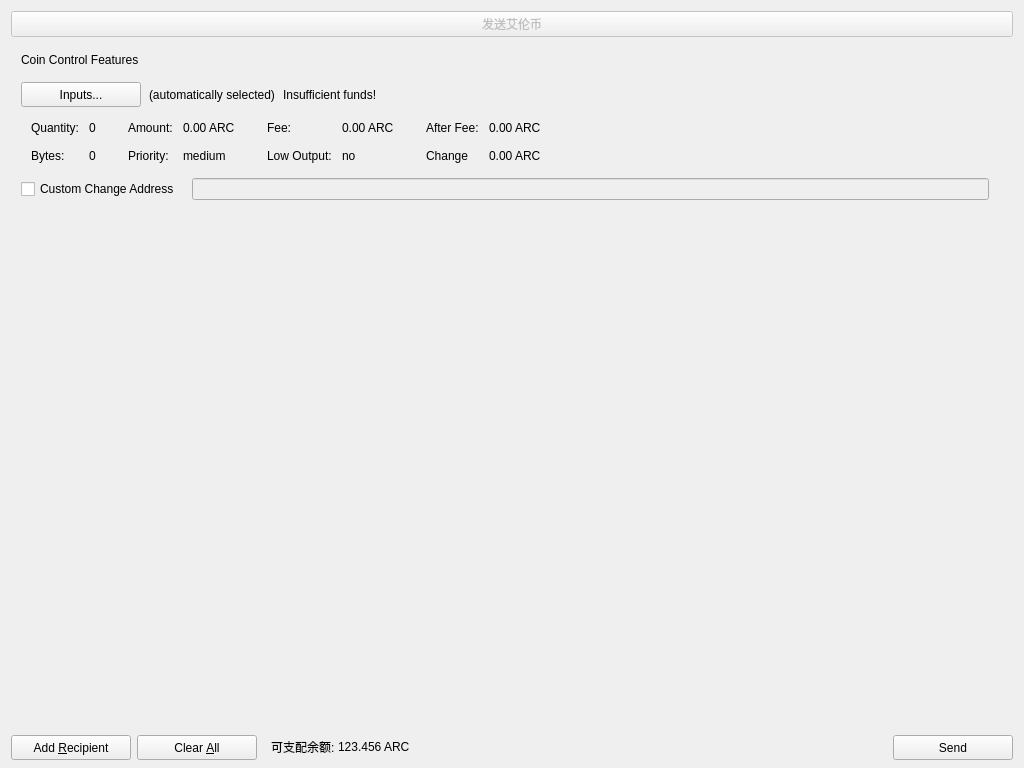
<?xml version="1.0" encoding="UTF-8"?>
<ui version="4.0">
 <class>SendCoinsDialog</class>
 <widget class="QDialog" name="SendCoinsDialog">
  <property name="geometry">
   <rect>
    <x>0</x>
    <y>0</y>
    <width>1024</width>
    <height>768</height>
   </rect>
  </property>
  <property name="windowTitle">
   <string>Send Coins</string>
  </property>
  <layout class="QVBoxLayout" name="verticalLayout" stretch="0,0,1,0">
   <property name="bottomMargin">
    <number>8</number>
   </property>
   <item>
    <layout class="QHBoxLayout" name="horizontalLayout_3">
     <item>
      <widget class="QPushButton" name="btnarroncoin">
       <property name="enabled">
        <bool>false</bool>
       </property>
       <property name="text">
        <string>发送艾伦币</string>
       </property>
      </widget>
     </item>
    </layout>
   </item>
   <item>
    <widget class="QFrame" name="frameCoinControl">
     <property name="sizePolicy">
      <sizepolicy hsizetype="Expanding" vsizetype="Expanding">
       <horstretch>0</horstretch>
       <verstretch>0</verstretch>
      </sizepolicy>
     </property>
     <property name="maximumSize">
      <size>
       <width>16777215</width>
       <height>16777215</height>
      </size>
     </property>
     <property name="frameShape">
      <enum>QFrame::NoFrame</enum>
     </property>
     <property name="frameShadow">
      <enum>QFrame::Sunken</enum>
     </property>
     <layout class="QVBoxLayout" name="verticalLayoutCoinControl2">
      <property name="spacing">
       <number>6</number>
      </property>
      <property name="leftMargin">
       <number>0</number>
      </property>
      <property name="topMargin">
       <number>0</number>
      </property>
      <property name="rightMargin">
       <number>0</number>
      </property>
      <property name="bottomMargin">
       <number>6</number>
      </property>
      <item>
       <layout class="QVBoxLayout" name="verticalLayoutCoinControl" stretch="0,0,0,0,1">
        <property name="spacing">
         <number>0</number>
        </property>
        <property name="leftMargin">
         <number>10</number>
        </property>
        <property name="topMargin">
         <number>10</number>
        </property>
        <item>
         <layout class="QHBoxLayout" name="horizontalLayoutCoinControl1">
          <property name="bottomMargin">
           <number>15</number>
          </property>
          <item>
           <widget class="QLabel" name="labelCoinControlFeatures">
            <property name="sizePolicy">
             <sizepolicy hsizetype="Preferred" vsizetype="Maximum">
              <horstretch>0</horstretch>
              <verstretch>0</verstretch>
             </sizepolicy>
            </property>
            <property name="text">
             <string>Coin Control Features</string>
            </property>
           </widget>
          </item>
         </layout>
        </item>
        <item>
         <layout class="QHBoxLayout" name="horizontalLayoutCoinControl2" stretch="0,0,0,0">
          <property name="spacing">
           <number>8</number>
          </property>
          <property name="bottomMargin">
           <number>10</number>
          </property>
          <item>
           <widget class="QPushButton" name="pushButtonCoinControl">
            <property name="minimumSize">
             <size>
              <width>120</width>
              <height>25</height>
             </size>
            </property>
            <property name="text">
             <string>Inputs...</string>
            </property>
           </widget>
          </item>
          <item>
           <widget class="QLabel" name="labelCoinControlAutomaticallySelected">
            <property name="text">
             <string>(automatically selected)</string>
            </property>
            <property name="margin">
             <number>5</number>
            </property>
           </widget>
          </item>
          <item>
           <widget class="QLabel" name="labelCoinControlInsuffFunds">
            <property name="text">
             <string>Insufficient funds!</string>
            </property>
            <property name="margin">
             <number>5</number>
            </property>
           </widget>
          </item>
          <item>
           <spacer name="horizontalSpacerCoinControl">
            <property name="orientation">
             <enum>Qt::Horizontal</enum>
            </property>
            <property name="sizeHint" stdset="0">
             <size>
              <width>40</width>
              <height>1</height>
             </size>
            </property>
           </spacer>
          </item>
         </layout>
        </item>
        <item>
         <widget class="QWidget" name="widgetCoinControl" native="true">
          <property name="sizePolicy">
           <sizepolicy hsizetype="Preferred" vsizetype="Preferred">
            <horstretch>0</horstretch>
            <verstretch>0</verstretch>
           </sizepolicy>
          </property>
          <property name="minimumSize">
           <size>
            <width>0</width>
            <height>0</height>
           </size>
          </property>
          <layout class="QHBoxLayout" name="horizontalLayoutCoinControl5">
           <property name="margin">
            <number>0</number>
           </property>
           <item>
            <layout class="QHBoxLayout" name="horizontalLayoutCoinControl3" stretch="0,0,0,1">
             <property name="spacing">
              <number>20</number>
             </property>
             <property name="topMargin">
              <number>0</number>
             </property>
             <property name="bottomMargin">
              <number>10</number>
             </property>
             <item>
              <layout class="QFormLayout" name="formLayoutCoinControl1">
               <property name="horizontalSpacing">
                <number>10</number>
               </property>
               <property name="verticalSpacing">
                <number>14</number>
               </property>
               <property name="leftMargin">
                <number>10</number>
               </property>
               <property name="topMargin">
                <number>4</number>
               </property>
               <property name="rightMargin">
                <number>6</number>
               </property>
               <item row="0" column="0">
                <widget class="QLabel" name="labelCoinControlQuantityText">
                 <property name="text">
                  <string>Quantity:</string>
                 </property>
                 <property name="margin">
                  <number>0</number>
                 </property>
                </widget>
               </item>
               <item row="0" column="1">
                <widget class="QLabel" name="labelCoinControlQuantity">
                 <property name="cursor">
                  <cursorShape>IBeamCursor</cursorShape>
                 </property>
                 <property name="contextMenuPolicy">
                  <enum>Qt::ActionsContextMenu</enum>
                 </property>
                 <property name="text">
                  <string>0</string>
                 </property>
                 <property name="margin">
                  <number>0</number>
                 </property>
                 <property name="textInteractionFlags">
                  <set>Qt::LinksAccessibleByMouse|Qt::TextSelectableByKeyboard|Qt::TextSelectableByMouse</set>
                 </property>
                </widget>
               </item>
               <item row="1" column="0">
                <widget class="QLabel" name="labelCoinControlBytesText">
                 <property name="text">
                  <string>Bytes:</string>
                 </property>
                </widget>
               </item>
               <item row="1" column="1">
                <widget class="QLabel" name="labelCoinControlBytes">
                 <property name="cursor">
                  <cursorShape>IBeamCursor</cursorShape>
                 </property>
                 <property name="contextMenuPolicy">
                  <enum>Qt::ActionsContextMenu</enum>
                 </property>
                 <property name="text">
                  <string>0</string>
                 </property>
                 <property name="textInteractionFlags">
                  <set>Qt::LinksAccessibleByMouse|Qt::TextSelectableByKeyboard|Qt::TextSelectableByMouse</set>
                 </property>
                </widget>
               </item>
              </layout>
             </item>
             <item>
              <layout class="QFormLayout" name="formLayoutCoinControl2">
               <property name="horizontalSpacing">
                <number>10</number>
               </property>
               <property name="verticalSpacing">
                <number>14</number>
               </property>
               <property name="leftMargin">
                <number>6</number>
               </property>
               <property name="topMargin">
                <number>4</number>
               </property>
               <property name="rightMargin">
                <number>6</number>
               </property>
               <item row="0" column="0">
                <widget class="QLabel" name="labelCoinControlAmountText">
                 <property name="text">
                  <string>Amount:</string>
                 </property>
                 <property name="margin">
                  <number>0</number>
                 </property>
                </widget>
               </item>
               <item row="0" column="1">
                <widget class="QLabel" name="labelCoinControlAmount">
                 <property name="cursor">
                  <cursorShape>IBeamCursor</cursorShape>
                 </property>
                 <property name="contextMenuPolicy">
                  <enum>Qt::ActionsContextMenu</enum>
                 </property>
                 <property name="text">
                  <string>0.00 ARC</string>
                 </property>
                 <property name="textInteractionFlags">
                  <set>Qt::LinksAccessibleByMouse|Qt::TextSelectableByKeyboard|Qt::TextSelectableByMouse</set>
                 </property>
                </widget>
               </item>
               <item row="1" column="0">
                <widget class="QLabel" name="labelCoinControlPriorityText">
                 <property name="text">
                  <string>Priority:</string>
                 </property>
                </widget>
               </item>
               <item row="1" column="1">
                <widget class="QLabel" name="labelCoinControlPriority">
                 <property name="cursor">
                  <cursorShape>IBeamCursor</cursorShape>
                 </property>
                 <property name="contextMenuPolicy">
                  <enum>Qt::ActionsContextMenu</enum>
                 </property>
                 <property name="text">
                  <string>medium</string>
                 </property>
                 <property name="textInteractionFlags">
                  <set>Qt::LinksAccessibleByMouse|Qt::TextSelectableByKeyboard|Qt::TextSelectableByMouse</set>
                 </property>
                </widget>
               </item>
              </layout>
             </item>
             <item>
              <layout class="QFormLayout" name="formLayoutCoinControl3">
               <property name="horizontalSpacing">
                <number>10</number>
               </property>
               <property name="verticalSpacing">
                <number>14</number>
               </property>
               <property name="leftMargin">
                <number>6</number>
               </property>
               <property name="topMargin">
                <number>4</number>
               </property>
               <property name="rightMargin">
                <number>6</number>
               </property>
               <item row="0" column="0">
                <widget class="QLabel" name="labelCoinControlFeeText">
                 <property name="text">
                  <string>Fee:</string>
                 </property>
                 <property name="margin">
                  <number>0</number>
                 </property>
                </widget>
               </item>
               <item row="0" column="1">
                <widget class="QLabel" name="labelCoinControlFee">
                 <property name="cursor">
                  <cursorShape>IBeamCursor</cursorShape>
                 </property>
                 <property name="contextMenuPolicy">
                  <enum>Qt::ActionsContextMenu</enum>
                 </property>
                 <property name="text">
                  <string>0.00 ARC</string>
                 </property>
                 <property name="textInteractionFlags">
                  <set>Qt::LinksAccessibleByMouse|Qt::TextSelectableByKeyboard|Qt::TextSelectableByMouse</set>
                 </property>
                </widget>
               </item>
               <item row="1" column="0">
                <widget class="QLabel" name="labelCoinControlLowOutputText">
                 <property name="text">
                  <string>Low Output:</string>
                 </property>
                </widget>
               </item>
               <item row="1" column="1">
                <widget class="QLabel" name="labelCoinControlLowOutput">
                 <property name="cursor">
                  <cursorShape>IBeamCursor</cursorShape>
                 </property>
                 <property name="contextMenuPolicy">
                  <enum>Qt::ActionsContextMenu</enum>
                 </property>
                 <property name="text">
                  <string>no</string>
                 </property>
                 <property name="textInteractionFlags">
                  <set>Qt::LinksAccessibleByMouse|Qt::TextSelectableByKeyboard|Qt::TextSelectableByMouse</set>
                 </property>
                </widget>
               </item>
              </layout>
             </item>
             <item>
              <layout class="QFormLayout" name="formLayoutCoinControl4">
               <property name="horizontalSpacing">
                <number>10</number>
               </property>
               <property name="verticalSpacing">
                <number>14</number>
               </property>
               <property name="leftMargin">
                <number>6</number>
               </property>
               <property name="topMargin">
                <number>4</number>
               </property>
               <property name="rightMargin">
                <number>6</number>
               </property>
               <item row="0" column="0">
                <widget class="QLabel" name="labelCoinControlAfterFeeText">
                 <property name="text">
                  <string>After Fee:</string>
                 </property>
                 <property name="margin">
                  <number>0</number>
                 </property>
                </widget>
               </item>
               <item row="0" column="1">
                <widget class="QLabel" name="labelCoinControlAfterFee">
                 <property name="cursor">
                  <cursorShape>IBeamCursor</cursorShape>
                 </property>
                 <property name="contextMenuPolicy">
                  <enum>Qt::ActionsContextMenu</enum>
                 </property>
                 <property name="text">
                  <string>0.00 ARC</string>
                 </property>
                 <property name="textInteractionFlags">
                  <set>Qt::LinksAccessibleByMouse|Qt::TextSelectableByKeyboard|Qt::TextSelectableByMouse</set>
                 </property>
                </widget>
               </item>
               <item row="1" column="0">
                <widget class="QLabel" name="labelCoinControlChangeText">
                 <property name="text">
                  <string>Change</string>
                 </property>
                </widget>
               </item>
               <item row="1" column="1">
                <widget class="QLabel" name="labelCoinControlChange">
                 <property name="cursor">
                  <cursorShape>IBeamCursor</cursorShape>
                 </property>
                 <property name="contextMenuPolicy">
                  <enum>Qt::ActionsContextMenu</enum>
                 </property>
                 <property name="text">
                  <string>0.00 ARC</string>
                 </property>
                 <property name="textInteractionFlags">
                  <set>Qt::LinksAccessibleByMouse|Qt::TextSelectableByKeyboard|Qt::TextSelectableByMouse</set>
                 </property>
                </widget>
               </item>
              </layout>
             </item>
            </layout>
           </item>
          </layout>
         </widget>
        </item>
        <item>
         <layout class="QHBoxLayout" name="horizontalLayoutCoinControl4" stretch="0,0,0">
          <property name="spacing">
           <number>12</number>
          </property>
          <property name="sizeConstraint">
           <enum>QLayout::SetDefaultConstraint</enum>
          </property>
          <property name="topMargin">
           <number>5</number>
          </property>
          <property name="rightMargin">
           <number>5</number>
          </property>
          <item>
           <widget class="QCheckBox" name="checkBoxCoinControlChange">
            <property name="text">
             <string>Custom Change Address</string>
            </property>
           </widget>
          </item>
          <item>
           <widget class="QLineEdit" name="lineEditCoinControlChange">
            <property name="enabled">
             <bool>false</bool>
            </property>
            <property name="sizePolicy">
             <sizepolicy hsizetype="Expanding" vsizetype="Fixed">
              <horstretch>0</horstretch>
              <verstretch>0</verstretch>
             </sizepolicy>
            </property>
           </widget>
          </item>
          <item>
           <widget class="QLabel" name="labelCoinControlChangeLabel">
            <property name="sizePolicy">
             <sizepolicy hsizetype="Preferred" vsizetype="Expanding">
              <horstretch>0</horstretch>
              <verstretch>0</verstretch>
             </sizepolicy>
            </property>
            <property name="minimumSize">
             <size>
              <width>0</width>
              <height>0</height>
             </size>
            </property>
            <property name="text">
             <string/>
            </property>
            <property name="margin">
             <number>3</number>
            </property>
           </widget>
          </item>
         </layout>
        </item>
        <item>
         <spacer name="verticalSpacerCoinControl">
          <property name="orientation">
           <enum>Qt::Vertical</enum>
          </property>
          <property name="sizeHint" stdset="0">
           <size>
            <width>800</width>
            <height>1</height>
           </size>
          </property>
         </spacer>
        </item>
       </layout>
      </item>
     </layout>
    </widget>
   </item>
   <item>
    <widget class="QScrollArea" name="scrollArea">
     <property name="frameShape">
      <enum>QFrame::NoFrame</enum>
     </property>
     <property name="widgetResizable">
      <bool>true</bool>
     </property>
     <widget class="QWidget" name="scrollAreaWidgetContents">
      <property name="geometry">
       <rect>
        <x>0</x>
        <y>0</y>
        <width>1006</width>
        <height>516</height>
       </rect>
      </property>
      <layout class="QVBoxLayout" name="verticalLayout_2">
       <property name="margin">
        <number>0</number>
       </property>
       <item>
        <layout class="QVBoxLayout" name="entries">
         <property name="spacing">
          <number>0</number>
         </property>
        </layout>
       </item>
      </layout>
     </widget>
    </widget>
   </item>
   <item>
    <layout class="QHBoxLayout" name="horizontalLayout">
     <item>
      <widget class="QPushButton" name="addButton">
       <property name="minimumSize">
        <size>
         <width>120</width>
         <height>25</height>
        </size>
       </property>
       <property name="toolTip">
        <string>Send to multiple recipients at once</string>
       </property>
       <property name="text">
        <string>Add &amp;Recipient</string>
       </property>
       <property name="icon">
        <iconset resource="../bitcoin.qrc">
         <normaloff>:/icons/add</normaloff>:/icons/add</iconset>
       </property>
       <property name="iconSize">
        <size>
         <width>12</width>
         <height>12</height>
        </size>
       </property>
       <property name="autoDefault">
        <bool>false</bool>
       </property>
      </widget>
     </item>
     <item>
      <widget class="QPushButton" name="clearButton">
       <property name="sizePolicy">
        <sizepolicy hsizetype="Minimum" vsizetype="Fixed">
         <horstretch>0</horstretch>
         <verstretch>0</verstretch>
        </sizepolicy>
       </property>
       <property name="minimumSize">
        <size>
         <width>120</width>
         <height>25</height>
        </size>
       </property>
       <property name="toolTip">
        <string>Remove all transaction fields</string>
       </property>
       <property name="text">
        <string>Clear &amp;All</string>
       </property>
       <property name="icon">
        <iconset resource="../bitcoin.qrc">
         <normaloff>:/icons/remove</normaloff>:/icons/remove</iconset>
       </property>
       <property name="iconSize">
        <size>
         <width>12</width>
         <height>12</height>
        </size>
       </property>
       <property name="autoRepeatDelay">
        <number>300</number>
       </property>
       <property name="autoDefault">
        <bool>false</bool>
       </property>
      </widget>
     </item>
     <item>
      <layout class="QHBoxLayout" name="horizontalLayout_2">
       <property name="spacing">
        <number>3</number>
       </property>
       <item>
        <widget class="QLabel" name="label">
         <property name="sizePolicy">
          <sizepolicy hsizetype="Preferred" vsizetype="Fixed">
           <horstretch>0</horstretch>
           <verstretch>0</verstretch>
          </sizepolicy>
         </property>
         <property name="text">
          <string>可支配余额:</string>
         </property>
         <property name="indent">
          <number>8</number>
         </property>
        </widget>
       </item>
       <item>
        <widget class="QLabel" name="labelBalance">
         <property name="sizePolicy">
          <sizepolicy hsizetype="Preferred" vsizetype="Fixed">
           <horstretch>0</horstretch>
           <verstretch>0</verstretch>
          </sizepolicy>
         </property>
         <property name="cursor">
          <cursorShape>IBeamCursor</cursorShape>
         </property>
         <property name="text">
          <string>123.456 ARC</string>
         </property>
         <property name="textInteractionFlags">
          <set>Qt::LinksAccessibleByMouse|Qt::TextSelectableByKeyboard|Qt::TextSelectableByMouse</set>
         </property>
        </widget>
       </item>
      </layout>
     </item>
     <item>
      <spacer name="horizontalSpacer">
       <property name="orientation">
        <enum>Qt::Horizontal</enum>
       </property>
       <property name="sizeHint" stdset="0">
        <size>
         <width>40</width>
         <height>20</height>
        </size>
       </property>
      </spacer>
     </item>
     <item>
      <widget class="QPushButton" name="sendButton">
       <property name="minimumSize">
        <size>
         <width>120</width>
         <height>25</height>
        </size>
       </property>
       <property name="toolTip">
        <string>Confirm the send action</string>
       </property>
       <property name="text">
        <string>Send</string>
       </property>
       <property name="icon">
        <iconset resource="../bitcoin.qrc">
         <normaloff>:/icons/sendButton</normaloff>:/icons/sendButton</iconset>
       </property>
       <property name="iconSize">
        <size>
         <width>12</width>
         <height>12</height>
        </size>
       </property>
       <property name="autoDefault">
        <bool>false</bool>
       </property>
       <property name="default">
        <bool>false</bool>
       </property>
      </widget>
     </item>
    </layout>
   </item>
  </layout>
 </widget>
 <resources>
  <include location="../bitcoin.qrc"/>
 </resources>
 <connections/>
</ui>
